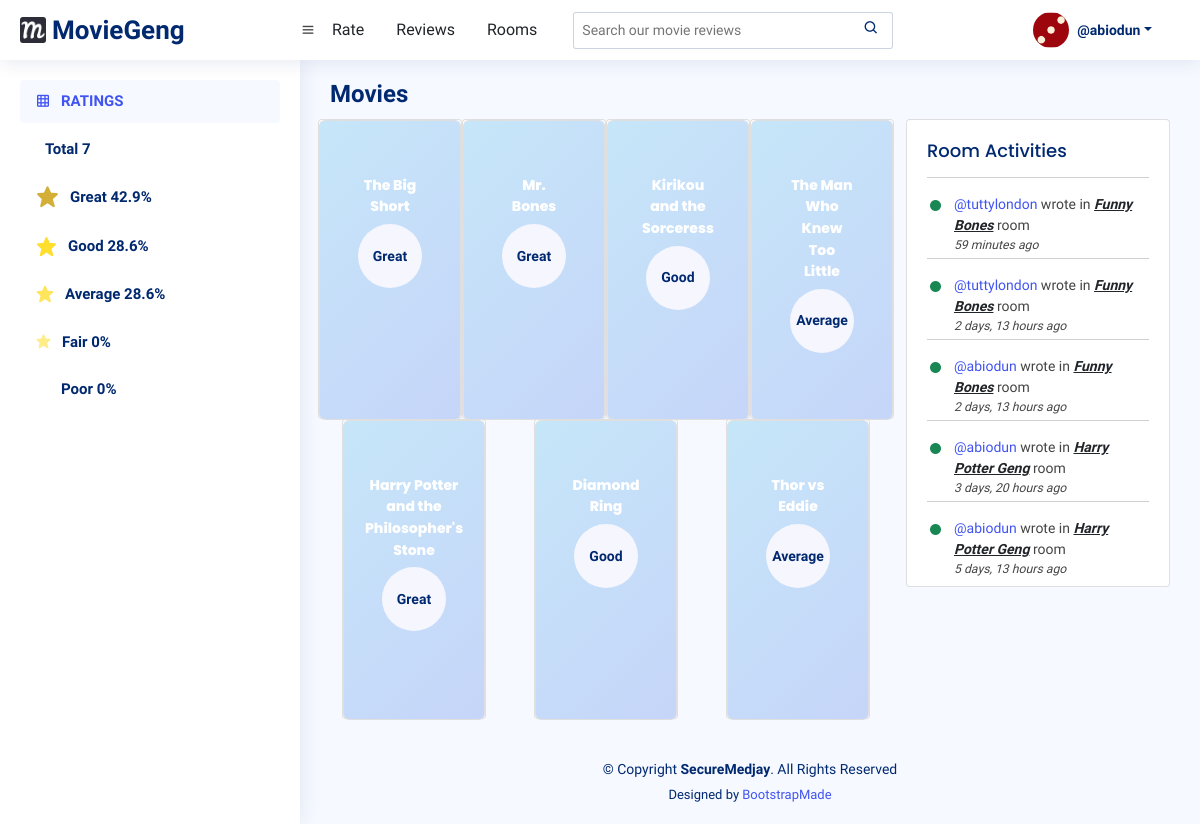
The app's page /movies/ (signed in) with its own data.
### base/models.py (models this page shows, shortened)
class User(AbstractUser):
    email = models.EmailField(unique=True)
    username = models.CharField(unique=True, max_length=255)
    bio = models.TextField(blank=True, null=True)
    avatar = models.ImageField(null=True, default="avatar.svg")
    USERNAME_FIELD = 'email'
    REQUIRED_FIELDS = ["username"]

class Movie(models.Model):
    name = models.CharField(max_length=255)
    tmdb_id = models.CharField(max_length=255)
    img_url = models.CharField(null=True, max_length=255)
    duration = models.IntegerField(null=True)
    overview = models.TextField(null=True)
    tags = models.CharField(max_length=255, null=True)
    genres = models.CharField(max_length=255, null=True)
    budget = models.IntegerField(null=True)
    release_date = models.CharField(max_length=255, null=True)
    language = models.CharField(max_length=255, null=True)
    revenue = models.IntegerField(null=True)
    REQUIRED_FIELDS = []

class Review(models.Model):
    RATING_CHOICES = [
        ("Great", 'Great'),
        ("Good", 'Good'),
        ("Average", 'Average'),
        ("Fair", 'Fair'),
        ("Poor", 'Poor'),
    ]
    movies = models.ManyToManyField(Movie)
    review = models.TextField(null=True, blank=True)
    reviewer = models.ForeignKey(User, on_delete=models.CASCADE, null=True)
    rating = models.CharField(
        max_length=7, choices=RATING_CHOICES, default="Average", blank=True)
    reviewed_at = models.DateTimeField(auto_now=True)
    class Meta:
        ordering = ["-reviewed_at"]

class Message(models.Model):
    writer = models.ForeignKey(User, on_delete=models.CASCADE)
    room = models.ForeignKey(Room, on_delete=models.CASCADE)
    body = models.TextField()
    created_at = models.DateTimeField(auto_now_add=True)
    class Meta:
        ordering = ["-created_at"]

class Room(models.Model):
    name = models.CharField(max_length=255, unique=True)
    host = models.ForeignKey(User, on_delete=models.CASCADE)
    participants = models.ManyToManyField(
        User, related_name="participants")
    created_at = models.DateTimeField(auto_now_add=True)
    movie = models.ForeignKey(Movie, on_delete=models.CASCADE)
    description = models.TextField(null=True, blank=True)
    class Meta:
        ordering = ["-created_at"]

### base/views.py (the view)
# urls.py: path("movies/", views.movie_list_view, name="movie-list"),
def movie_list_view(request):
    global great_percent, good_percent, average_percent, fair_percent, poor_percent, total_movie_reviews
    w = request.GET.get("w") if request.GET.get("w") else ""
    reviews = Review.objects.filter(
        Q(rating__icontains=w) |
        Q(reviewer__username__icontains=w) |
        Q(review__icontains=w) |
        Q(movies__name__icontains=w)
    )
    total_movie_reviews = reviews.count()
    great_rating_received = reviews.filter(rating="Great").count()
    good_rating_received = reviews.filter(rating="Good").count()
    average_rating_received = reviews.filter(rating="Average").count()
    fair_rating_received = reviews.filter(rating="Fair").count()
    poor_rating_received = reviews.filter(rating="Poor").count()
    if total_movie_reviews == 0:
        total_movie_reviews = Review.objects.all().count()
    great_percent = (great_rating_received/total_movie_reviews) * 100
    good_percent = (good_rating_received/total_movie_reviews) * 100
    average_percent = (average_rating_received/total_movie_reviews) * 100
    fair_percent = (fair_rating_received/total_movie_reviews) * 100
    poor_percent = (poor_rating_received/total_movie_reviews) * 100
    messages = Message.objects.all()
    context = {
        "reviews": reviews,
        "great_percent": great_percent,
        "good_percent": good_percent,
        "average_percent": average_percent,
        "fair_percent": fair_percent,
        "poor_percent": poor_percent,
        "total_movie_reviews": total_movie_reviews,
        "messages": messages,
    }
    return render(request, "home.html", context)

### templates/home.html
{% extends "base.html" %}
{% block content %}
    {% if home %}
        {% include "base/movie_search.html" %}
    {% else %}
        {% include "base/ratings.html" %}
        {% include "base/movie_list.html" %}
    {% endif %}
{% endblock %}

### templates/base.html (shortened to what this page needs)
<!DOCTYPE html>
{% load static %}
<html lang="en">
<head>
  <link href="{% static 'vendor/bootstrap/css/bootstrap.min.css' %}" rel="stylesheet">
  <link href="{% static 'vendor/bootstrap-icons/bootstrap-icons.css' %}" rel="stylesheet">
  <link href="{% static 'vendor/boxicons/css/boxicons.min.css' %}" rel="stylesheet">
  <link href="{% static 'vendor/quill/quill.snow.css' %}" rel="stylesheet">
  <link href="{% static 'vendor/quill/quill.bubble.css' %}" rel="stylesheet">
  <link href="{% static 'vendor/remixicon/remixicon.css' %}" rel="stylesheet">
  <link href="{% static 'vendor/simple-datatables/style.css' %}" rel="stylesheet">
  <link href='https://unpkg.com/boxicons@2.1.2/css/boxicons.min.css' rel='stylesheet'>
  <link href='https://cdn.jsdelivr.net/npm/@fortawesome/fontawesome-free@6.1.1/css/fontawesome.min.css' rel='stylesheet'>
  <link rel="stylesheet" href="{% static 'styles/style.css' %}">
</head>
<body>
  <header id="header" class="header fixed-top d-flex align-items-center">
    <div class="d-flex align-items-center justify-content-between">
      <a href="{% url 'base:home' %}" class="logo d-flex align-items-center">
        <img src="{% static 'images/favicon-32x32.png' %}" alt="logo">
        <span class="d-none d-lg-block">MovieGeng</span>
      </a>
      <i class='bx bx-menu'></i>
    </div>
    <div class="nav col-12 col-md-auto mb-2 justify-content-center mb-md-0">
        <li><a href="{% url 'base:home' %}" class="nav-link px-10 link-dark">Rate</a></li>
        <li><a href="{% url 'base:movie-list' %}" class="nav-link px-10 link-dark">Reviews</a></li>
        <li><a href="{% url 'base:room-list' %}" class="nav-link px-10 link-dark">Rooms</a></li>
    </div>
    <div class="search-bar">
      <form class="search-form d-flex align-items-center" action="{% url 'base:movie-list' %}">
        <input name="w" placeholder="Search our movie reviews">
        <button type="submit" title="Search"><i class="bx bx-search"></i></button>
      </form>
    </div>
    <nav class="header-nav ms-auto">
      <ul class="d-flex align-items-center">
        {% if user.is_authenticated %}
        <li class="nav-item dropdown pe-5">
            <a class="nav-link nav-profile d-flex align-items-center pe-0" href="" data-bs-toggle="dropdown">
              <img src="{{user.avatar.url}}" alt="Profile-pic" class="rounded-circle">
              <span class="d-none d-md-block dropdown-toggle ps-2">@{{user.username}}</span>
            </a>
        </li>
        {% else %}
            <a class="nav-link nav-profile d-flex align-items-center pe-5" href="{% url 'base:login' %}">
              <span>Login</span>
            </a>
        {% endif %}
      </ul>
    </nav>
  </header>
  {% block content %}
  {% endblock %}
</body>
{% include "base/footer.html" %}
</html>

### base/templates/base/movie_list.html (shortened to what this page needs)
<main id="main" class="main">
  <div class="pagetitle">
    <h1>Movies</h1>
  </div>
  <section class="section dashboard">
    <div class="row">
      <div class="col-lg-8">
        <div class="row">
          {% for review in reviews %}
            <div class="card col-lg-3">
              {% for movie in review.movies.all %}
                <div class="card info-card sales-card front" style="background-image: url({{movie.img_url}});">
                  <div class="card-body">
                    <h5 class="card-title"><span>{{movie.name}}</span></h5>
                    <div class="d-flex align-items-center">
                      <div class="card-icon rounded-circle d-flex align-items-center">
                        <h5>{{review.rating}}</h5>
                      </div>
                    </div>
                  </div>
                </div>
                <div class="back">
                  <div>
                    <div class="pagetitle">
                      <p>Rated by</p><a href="{% url 'base:user-profile' review.reviewer.id %}">@{{ review.reviewer.username }}</a>
                    </div>
                    <p class="movie-search small fst-italic">
                    </p>
                    <div>
                      {% if review.reviewer == request.user %}
                        <a href="{% url 'base:update-movie' pk=review.id movie_id=movie.id %}">Update</a>
                      {% endif %}
                      <a href="{% url 'base:movie-detail' pk=review.id movie_id=movie.id %}">Details</a>
                      <a href="{% url 'base:create-room' movie.id %}">Discuss</a>
                    </div>
                  </div>
                </div>
              {% endfor %}
            </div>
          {% endfor %}
        </div>
      </div>
      {% if not home %}
        {% include "base/activities.html" %}
      {% endif %}
    </div>
  </section>
</main>

### base/templates/base/activities.html
<div class="col-lg-4">
  <div class="card">
    {% if messages %}
    <div class="card-body">
      <h5 class="card-title">Room Activities</h5>
      {% for message in messages %}
      <div class="activity">
        <hr>
        <div class="message-card activity-item d-flex">
          <i class='bi bi-circle-fill activity-badge text-success align-self-start'></i>
          <div class="activity-content">
            <a href="{% url 'base:user-profile' message.writer.id %}">
              @{{message.writer.username}}
            </a> wrote in
            <a href="{% url 'base:room-detail' message.room.id %}" class="fw-bold text-dark"><span>{{message.room.name}}</span></a> room
            <p class="small fst-italic">{{message.created_at|timesince}} ago</p>
          </div>
        </div>
      </div>
      {% endfor %}
    </div>
    {% endif %}
  </div>
</div>

### static/styles/style.css (style rules this page uses)
:root { scroll-behavior: smooth; }
body { font-family: "Open Sans", sans-serif; background: #f6f9ff; color: #444444; }
a { color: #4154f1; text-decoration: none; }
h1, h2, h3, h4, h5, h6 { font-family: "Nunito", sans-serif; }
#main { margin-top: 60px; padding: 20px 30px; transition: all 0.3s; }
.pagetitle { margin-bottom: 10px; }
.pagetitle h1 { font-size: 24px; margin-bottom: 0; font-weight: 600; color: #012970; }
.card { color: inherit; min-width: calc(33% - 3rem); min-height: 300px; perspective: 1000px; margin: auto; position: relative; padding-left: 0; }
.front, .back { display: flex; border-radius: 6px; background-position: center; background-size: cover; text-align: center; justify-content: center; align-items: center; position: absolute; height: 100%; width: 100%; -webkit-backface-visibility: hidden; backface-visibility: hidden; transform-style: preserve-3d; transition: ease-in-out 600ms; }
.front { background-size: cover; padding: 2rem; font-size: 1.618rem; font-weight: 600; color: #fff; overflow: hidden; font-family: Poppins, sans-serif; }
.front:before { position: absolute; display: block; content: ''; top: 0; left: 0; right: 0; bottom: 0; background: linear-gradient(135deg, #1a9be6, #1a57e6); opacity: 0.25; z-index: -1; }
.back { background: #fff; transform: rotateY(-180deg); padding: 0 2em; }
.card:nth-child(even) .back { transform: rotateY(180deg); }
.card-title { font-size: 18px; font-weight: 500; color: #012970; font-family: "Poppins", sans-serif; }
.card-title span { color: #ffff; font-size: 14px; font-weight: 800; }
.card-body { padding: 20px 20px 20px 20px; }
.card-icon h5 { color: #012970; font-size: 14px; font-weight: 800; margin: auto; }
.logo { line-height: 1; }
@media (min-width: 1200px) { .logo { width: 280px; } }
.logo img { max-height: 26px; margin-right: 6px; }
.logo span { font-size: 26px; font-weight: 700; color: #012970; font-family: "Nunito", sans-serif; }
.header { transition: all 0.5s; z-index: 997; height: 60px; box-shadow: 0px 2px 20px rgba(1, 41, 112, 0.1); background-color: #fff; padding-left: 20px; }
.header .search-bar { min-width: 360px; padding: 0 20px; }
.header .search-form { width: 100%; }
.header .search-form input { border: 0; font-size: 14px; color: #012970; border: 1px solid rgba(1, 41, 112, 0.2); padding: 7px 38px 7px 8px; border-radius: 3px; transition: 0.3s; width: 100%; }
.header .search-form button { border: 0; padding: 0; margin-left: -30px; background: none; }
.header .search-form button i { color: #012970; }
.header-nav ul { list-style: none; }
.header-nav > ul { margin: 0; padding: 0; }
.header-nav .nav-profile { color: #012970; }
.header-nav .nav-profile img { max-height: 36px; }
.header-nav .nav-profile span { font-size: 14px; font-weight: 600; }
@media (min-width: 1200px) { #main, #footer { margin-left: 300px; } }
.dashboard .info-card { padding-bottom: 10px; }
.dashboard .card-icon { font-size: 32px; line-height: 0; width: 64px; height: 64px; flex-shrink: 0; flex-grow: 0; margin: auto; }
.dashboard .sales-card .card-icon { background: #f6f6fe; }
.dashboard .activity { font-size: 14px; }
.dashboard .activity .activity-item .activity-badge { margin-top: 3px; z-index: 1; font-size: 11px; line-height: 0; border-radius: 50%; flex-shrink: 0; border: 3px solid #fff; flex-grow: 0; }
.dashboard .activity .activity-item .activity-content { padding-left: 10px; padding-bottom: 20px; }
.dashboard .activity .activity-item:last-child .activity-content { padding-bottom: 0; }
.message-card { height: 3rem; }
.message-card span { font-style: italic; text-decoration: underline; }
.movie-search { font-size: .52rem; }

### records on screen
User: avatar (picture), username "abiodun"
Review: rating "Great"
Movie: name "The Big Short"
Review: rating "Great"
Movie: name "Mr. Bones"
Review: rating "Good"
Movie: name "Kirikou and the Sorceress"
Review: rating "Average"
Movie: name "The Man Who Knew Too Little"
Review: rating "Great"
Movie: name "Harry Potter and the Philosopher's Stone"
Review: rating "Good"
Movie: name "Diamond Ring"
Review: rating "Average"
Movie: name "Thor vs Eddie"
Message: writer.username "tuttylondon", room.name "Funny Bones", created_at "59 minutes"
Message: writer.username "tuttylondon", room.name "Funny Bones", created_at "2 days, 13 hours"
Message: writer.username "abiodun", room.name "Funny Bones", created_at "2 days, 13 hours"
Message: writer.username "abiodun", room.name "Harry Potter Geng", created_at "3 days, 20 hours"
Message: writer.username "abiodun", room.name "Harry Potter Geng", created_at "5 days, 13 hours"

### other values on screen
{{ total_movie_reviews }} "7"
{{ great_percent|floatformat }} "42.9"
{{ good_percent|floatformat }} "28.6"
{{ average_percent|floatformat }} "28.6"
{{ fair_percent|floatformat }} "0"
{{ poor_percent|floatformat }} "0"
